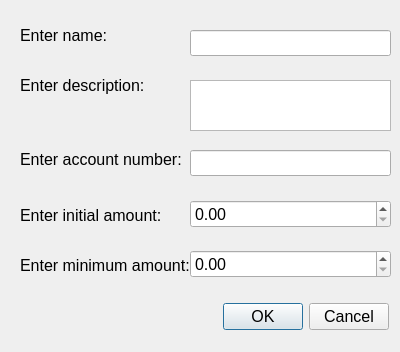
<?xml version="1.0" encoding="UTF-8"?>
<ui version="4.0">
 <class>createAccountDialog</class>
 <widget class="QDialog" name="createAccountDialog">
  <property name="geometry">
   <rect>
    <x>0</x>
    <y>0</y>
    <width>400</width>
    <height>352</height>
   </rect>
  </property>
  <property name="windowTitle">
   <string>New account</string>
  </property>
  <property name="windowIcon">
   <iconset>
    <normaloff>../../logo_plain/blob.png</normaloff>../../logo_plain/blob.png</iconset>
  </property>
  <widget class="QDialogButtonBox" name="buttonBox">
   <property name="geometry">
    <rect>
     <x>30</x>
     <y>300</y>
     <width>359</width>
     <height>34</height>
    </rect>
   </property>
   <property name="font">
    <font>
     <family>Arial</family>
     <pointsize>12</pointsize>
    </font>
   </property>
   <property name="orientation">
    <enum>Qt::Horizontal</enum>
   </property>
   <property name="standardButtons">
    <set>QDialogButtonBox::Cancel|QDialogButtonBox::Ok</set>
   </property>
  </widget>
  <widget class="QLabel" name="label">
   <property name="geometry">
    <rect>
     <x>20</x>
     <y>20</y>
     <width>141</width>
     <height>31</height>
    </rect>
   </property>
   <property name="font">
    <font>
     <family>Arial</family>
     <pointsize>12</pointsize>
    </font>
   </property>
   <property name="text">
    <string>Enter name: </string>
   </property>
  </widget>
  <widget class="QLineEdit" name="accountNameLineEdit">
   <property name="geometry">
    <rect>
     <x>190</x>
     <y>30</y>
     <width>201</width>
     <height>26</height>
    </rect>
   </property>
   <property name="font">
    <font>
     <family>Arial</family>
     <pointsize>12</pointsize>
    </font>
   </property>
   <property name="text">
    <string/>
   </property>
  </widget>
  <widget class="QLabel" name="label_2">
   <property name="geometry">
    <rect>
     <x>20</x>
     <y>70</y>
     <width>141</width>
     <height>31</height>
    </rect>
   </property>
   <property name="font">
    <font>
     <family>Arial</family>
     <pointsize>12</pointsize>
    </font>
   </property>
   <property name="text">
    <string>Enter description: </string>
   </property>
  </widget>
  <widget class="QTextEdit" name="accountDescTextEdit">
   <property name="geometry">
    <rect>
     <x>190</x>
     <y>80</y>
     <width>201</width>
     <height>51</height>
    </rect>
   </property>
   <property name="font">
    <font>
     <family>Arial</family>
     <pointsize>12</pointsize>
    </font>
   </property>
  </widget>
  <widget class="QLabel" name="label_3">
   <property name="geometry">
    <rect>
     <x>20</x>
     <y>200</y>
     <width>151</width>
     <height>31</height>
    </rect>
   </property>
   <property name="font">
    <font>
     <family>Arial</family>
     <pointsize>12</pointsize>
    </font>
   </property>
   <property name="text">
    <string>Enter initial amount: </string>
   </property>
  </widget>
  <widget class="QLabel" name="label_4">
   <property name="geometry">
    <rect>
     <x>20</x>
     <y>150</y>
     <width>171</width>
     <height>18</height>
    </rect>
   </property>
   <property name="font">
    <font>
     <family>Arial</family>
     <pointsize>12</pointsize>
    </font>
   </property>
   <property name="text">
    <string>Enter account number:</string>
   </property>
  </widget>
  <widget class="QLineEdit" name="accNoLineEdit">
   <property name="geometry">
    <rect>
     <x>190</x>
     <y>150</y>
     <width>201</width>
     <height>26</height>
    </rect>
   </property>
   <property name="font">
    <font>
     <family>Arial</family>
     <pointsize>12</pointsize>
    </font>
   </property>
  </widget>
  <widget class="QDoubleSpinBox" name="amtSpinBox">
   <property name="geometry">
    <rect>
     <x>190</x>
     <y>200</y>
     <width>201</width>
     <height>28</height>
    </rect>
   </property>
   <property name="font">
    <font>
     <family>Arial</family>
     <pointsize>12</pointsize>
    </font>
   </property>
   <property name="maximum">
    <double>999999.989999999990687</double>
   </property>
  </widget>
  <widget class="QDoubleSpinBox" name="minamtSpinBox">
   <property name="geometry">
    <rect>
     <x>190</x>
     <y>250</y>
     <width>201</width>
     <height>28</height>
    </rect>
   </property>
   <property name="font">
    <font>
     <family>Arial</family>
     <pointsize>12</pointsize>
    </font>
   </property>
   <property name="maximum">
    <double>999999.989999999990687</double>
   </property>
  </widget>
  <widget class="QLabel" name="label_5">
   <property name="geometry">
    <rect>
     <x>20</x>
     <y>250</y>
     <width>171</width>
     <height>31</height>
    </rect>
   </property>
   <property name="font">
    <font>
     <family>Arial</family>
     <pointsize>12</pointsize>
    </font>
   </property>
   <property name="text">
    <string>Enter minimum amount: </string>
   </property>
  </widget>
 </widget>
 <resources/>
 <connections>
  <connection>
   <sender>buttonBox</sender>
   <signal>accepted()</signal>
   <receiver>createAccountDialog</receiver>
   <slot>accept()</slot>
   <hints>
    <hint type="sourcelabel">
     <x>248</x>
     <y>254</y>
    </hint>
    <hint type="destinationlabel">
     <x>157</x>
     <y>274</y>
    </hint>
   </hints>
  </connection>
  <connection>
   <sender>buttonBox</sender>
   <signal>rejected()</signal>
   <receiver>createAccountDialog</receiver>
   <slot>reject()</slot>
   <hints>
    <hint type="sourcelabel">
     <x>316</x>
     <y>260</y>
    </hint>
    <hint type="destinationlabel">
     <x>286</x>
     <y>274</y>
    </hint>
   </hints>
  </connection>
 </connections>
</ui>
